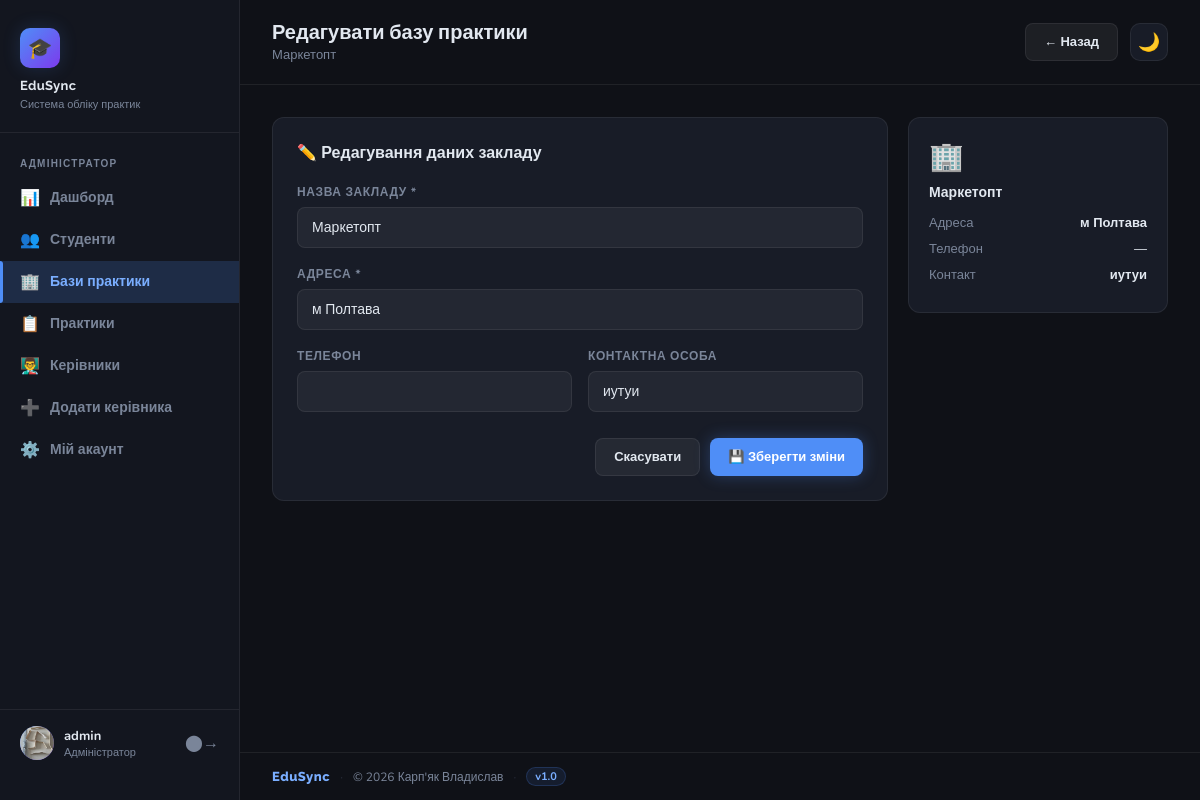
Screenshot of /admin/companies/edit/2 (signed in) with the database file from the repository.
### tables this page shows
CREATE TABLE companies (
            id              INTEGER PRIMARY KEY AUTOINCREMENT,
            name            TEXT NOT NULL,
            address         TEXT NOT NULL,
            phone           TEXT,
            contact_person  TEXT
        );

### app.py (the view, shortened to what this page needs)
@app.route('/admin/companies/edit/<int:company_id>', methods=['GET', 'POST'])
@admin_required
def admin_edit_company(company_id):
    company = get_company_by_id(company_id)
    if not company:
        flash('Базу практики не знайдено.', 'danger')
        return redirect(url_for('admin_companies'))
    return render_template('admin/edit_company.html', company=company)

### auth.py (called while the page is built)
def get_current_user_role():
    return session.get('user_role')

def is_logged_in():
    return 'user_id' in session

def admin_required(f):
    @wraps(f)
    def decorated_function(*args, **kwargs):
        if not is_logged_in():
            flash('Будь ласка, увійдіть у систему.', 'warning')
            return redirect(url_for('login'))
        if get_current_user_role() != 'admin':
            flash('У вас немає доступу до цієї сторінки.', 'danger')
            return redirect(url_for('dashboard'))
        return f(*args, **kwargs)
    return decorated_function

### database.py (called while the page is built)
def get_db_connection():
    conn = sqlite3.connect(DB_NAME)
    conn.execute('PRAGMA foreign_keys = ON')
    conn.row_factory = sqlite3.Row
    return conn

def get_company_by_id(company_id):
    conn = get_db_connection()
    company = conn.execute(
        'SELECT * FROM companies WHERE id = ?', (company_id,)
    ).fetchone()
    conn.close()
    return company

### templates/admin/edit_company.html (shortened to what this page needs)
{% extends 'base.html' %}
{% block page_title %}Редагувати базу практики{% endblock %}
{% block page_subtitle %}{{ company.name }}{% endblock %}
{% block topbar_actions %}
    <a href="{{ url_for('admin_companies') }}" class="btn btn-secondary">← Назад</a>
{% endblock %}
{% block content %}
<div class="form-layout">
    <div class="card">
        <div class="card-header">
            <div class="card-title">✏️ Редагування даних закладу</div>
        </div>
        <form method="POST" action="{{ url_for('admin_edit_company', company_id=company.id) }}">
            <div class="form-group">
                <label class="form-label" for="name">Назва закладу *</label>
                <input type="text" id="name" name="name" class="form-control"
                       value="{{ company.name }}" required>
            </div>
            <div class="form-group">
                <label class="form-label" for="address">Адреса *</label>
                <input type="text" id="address" name="address" class="form-control"
                       value="{{ company.address }}" required>
            </div>
            <div class="form-row-two">
                <div class="form-group">
                    <label class="form-label" for="phone">Телефон</label>
                    <input type="text" id="phone" name="phone" class="form-control"
                           value="{{ company.phone or '' }}">
                </div>
                <div class="form-group">
                    <label class="form-label" for="contact_person">Контактна особа</label>
                    <input type="text" id="contact_person" name="contact_person" class="form-control"
                           value="{{ company.contact_person or '' }}">
                </div>
            </div>
            <div class="form-actions">
                <a href="{{ url_for('admin_companies') }}" class="btn btn-secondary">Скасувати</a>
                <button type="submit" class="btn btn-primary">💾 Зберегти зміни</button>
            </div>
        </form>
    </div>
    <div class="current-info">
        <div class="info-card">
            <div class="info-icon">🏢</div>
            <div class="info-name">{{ company.name }}</div>
            <div class="info-line">
                <span class="il">Адреса</span>
                <span class="iv">{{ company.address }}</span>
            </div>
            <div class="info-line">
                <span class="il">Телефон</span>
                <span class="iv">{{ company.phone or '—' }}</span>
            </div>
            <div class="info-line">
                <span class="il">Контакт</span>
                <span class="iv">{{ company.contact_person or '—' }}</span>
            </div>
        </div>
    </div>
</div>
{% endblock %}

### templates/base.html (style rules this page uses)
:root { --bg: #0f1117; --bg-card: #181c27; --bg-sidebar: #13161f; --accent: #4f8ef7; --accent-light: #7aaeff; --accent-glow: rgba(79, 142, 247, 0.18); --success: #34d399; --warning: #fbbf24; --danger: #f87171; --info: #60a5fa; --text: #e2e8f0; --text-muted: #7a8599; --border: rgba(255,255,255,0.07); --sidebar-w: 240px; --radius: 12px; }
body, .sidebar, .card, .topbar, .form-control, .stat-card, .nav-link, .btn { transition: background-color 0.25s ease, color 0.25s ease, border-color 0.25s ease; }
*, *::before, *::after { box-sizing: border-box; margin: 0; padding: 0; }
body { font-family: 'Nunito', sans-serif; background: var(--bg); color: var(--text); min-height: 100vh; display: flex; }
a { color: var(--accent-light); text-decoration: none; }
.card { background: var(--bg-card); border: 1px solid var(--border); border-radius: var(--radius); padding: 24px; margin-bottom: 24px; }
.card-header { display: flex; align-items: center; justify-content: space-between; margin-bottom: 20px; }
.card-title { font-size: 16px; font-weight: 700; color: var(--text); }
.btn { display: inline-flex; align-items: center; gap: 6px; padding: 9px 18px; border-radius: 8px; font-family: 'Nunito', sans-serif; font-size: 13px; font-weight: 700; cursor: pointer; border: none; transition: all 0.2s; text-decoration: none; }
.btn-primary { background: var(--accent); color: #fff; box-shadow: 0 0 16px rgba(79,142,247,0.3); }
.btn-secondary { background: rgba(255,255,255,0.06); color: var(--text); border: 1px solid var(--border); }
.form-group { margin-bottom: 18px; }
.form-label { display: block; font-size: 12px; font-weight: 700; text-transform: uppercase; letter-spacing: 0.6px; color: var(--text-muted); margin-bottom: 7px; }
.form-control { width: 100%; padding: 10px 14px; background: rgba(255,255,255,0.05); border: 1px solid var(--border); border-radius: 8px; color: var(--text); font-family: 'Nunito', sans-serif; font-size: 14px; outline: none; transition: border-color 0.2s, box-shadow 0.2s; }
.form-control::placeholder { color: var(--text-muted); }

### templates/admin/edit_company.html (style rules this page uses)
.form-layout { display: grid; grid-template-columns: 1fr 260px; gap: 20px; align-items: start; }
.form-row-two { display: grid; grid-template-columns: 1fr 1fr; gap: 16px; }
.form-actions { display: flex; justify-content: flex-end; gap: 10px; margin-top: 8px; }
.info-card { background: var(--bg-card); border: 1px solid var(--border); border-radius: 12px; padding: 20px; }
.info-icon { font-size: 28px; margin-bottom: 8px; }
.info-name { font-family: 'Raleway', sans-serif; font-size: 14px; font-weight: 700; margin-bottom: 14px; color: var(--text); }
.info-line { display: flex; justify-content: space-between; font-size: 13px; margin-bottom: 8px; }
.il { color: var(--text-muted); }
.iv { font-weight: 600; text-align: right; max-width: 60%; }

### rows the page displays
companies: name "Маркетопт", address "м Полтава", contact_person "иутуи", phone "—"

### other values shown
{{ session.get('user_login', '') }} "admin"
